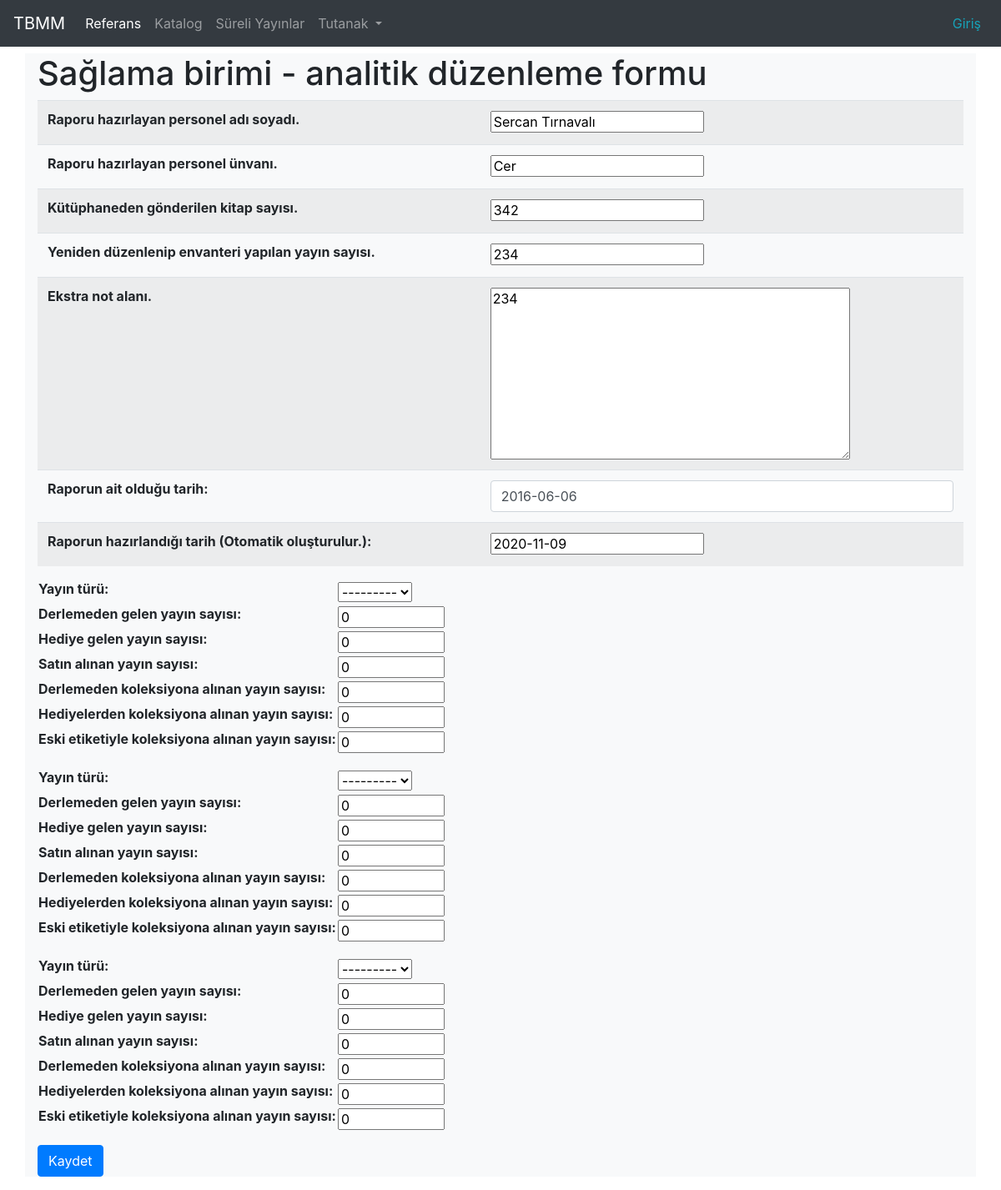
Page /saglama/24/duzenle/ on the committed database.
### cockpit/models.py (models this page shows, shortened)
class AcquisitionReport(models.Model):
    reporter_identity = models.CharField(max_length=60, blank=True, verbose_name="Raporu hazırlayan personel adı soyadı.")
    reporter_title    = models.CharField(max_length=60, blank=True, verbose_name="Raporu hazırlayan personel ünvanı.")
    posted_book       = models.IntegerField(default=0, verbose_name= "Kütüphaneden gönderilen kitap sayısı.")
    refactored_items  = models.IntegerField(default=0, verbose_name= "Yeniden düzenlenip envanteri yapılan yayın sayısı.")
    notes             = models.TextField(max_length=1500, blank=True, verbose_name="Ekstra not alanı.")
    date              = models.DateField( verbose_name="Raporun ait olduğu tarih")
    created_at        = models.DateField(verbose_name="Raporun hazırlandığı tarih (Otomatik oluşturulur.)", default=timezone.now)

### cockpit/views.py (the view, shortened to what this page needs)
# urls.py: path('saglama/<int:pk>/duzenle/', views.acquisition_report_edit, name="acquisition_report_edit"),
def acquisition_report_edit(request, pk):
    acquisition_report = get_object_or_404(AcquisitionReport, pk= pk)
    if request.method == 'POST':
        acquisition_report_form = SaglamaReportForm(request.POST)
        print("pk is : "+ str(pk))
        return HttpResponse("Hop bana post atıldı\n"+ str(request.POST))
    elif request.method == 'GET':
        acquisition_analytics = AcquisitionAnalytic.objects.filter(report_id = acquisition_report.pk)
        initial_form_data = {
            'reporter_identity' : acquisition_report.reporter_identity,
            'reporter_title' : acquisition_report.reporter_title,
            'posted_book' : acquisition_report.posted_book,
            'refactored_items' : acquisition_report.refactored_items,
            'notes' : acquisition_report.notes,
            'date' : acquisition_report.date,
            }
        form = SaglamaReportForm(initial = initial_form_data)
        forms = [SaglamaAnalyticForm(prefix = "sub_"+str(i+1)) for i in range(3)]
        return render(request, 'cockpit/acquisition_report_edit.html', locals())

### cockpit/forms.py
class SaglamaReportForm(forms.ModelForm):
    class Meta:
        model = AcquisitionReport
        fields = '__all__'
        widgets = {
            'date' : forms.DateInput(attrs={ 'class' : 'form-control' ,
                                              'placeholder':'2019-01-30'}),
         }

### cockpit/models.py (called while the page is built)
    def __str__(self):
        return self.publication_type

### cockpit/templates/cockpit/acquisition_report_edit.html (shortened to what this page needs)
{% extends 'cockpit/base.html' %}
{% load static %}
{% load my_tags %}
{% block content %}
<div class="container bg-light">
    <h1>Sağlama birimi - analitik düzenleme formu</h1>
    <form  method="POST">
        <table class="table table-striped">
            {{ form }}
        </table>
        {% for acquisition_analytic_form in forms %}
        <div class="input-group mb-3">
            <table>
                {{ acquisition_analytic_form }}
            </table>
        </div>
        {% endfor %}
        <input class="btn btn-primary" type="submit" value="Kaydet">
</div>
{% endblock %}

### rows in the picture
AcquisitionReport: reporter_identity "Sercan Tırnavalı", reporter_title "Cer", posted_book "342", refactored_items "234", notes "234", date "2016-06-06", created_at "2020-11-09"
